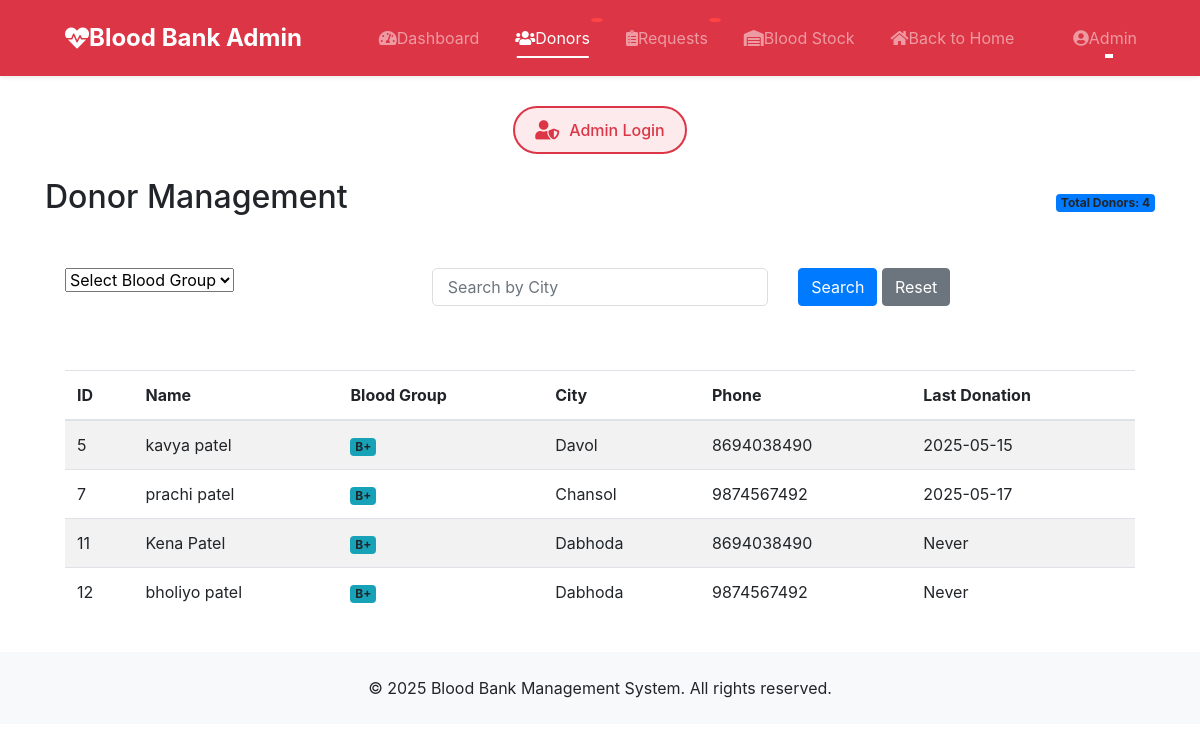
Screenshot of /admin/donors.php?blood_group=B+ (signed in) with the database file from the repository.
### tables this page shows
CREATE TABLE `donor` (
  `id` int(11) NOT NULL,
  `name` varchar(50) NOT NULL,
  `gender` varchar(50) NOT NULL,
  `email` varchar(50) NOT NULL,
  `city` varchar(50) NOT NULL,
  `last_donation_date` date DEFAULT NULL,
  `dob` varchar(20) NOT NULL,
  `phone` varchar(15) DEFAULT NULL,
  `address` text DEFAULT NULL,
  `contact_no` varchar(16) NOT NULL,
  `save_life_date` varchar(20) NOT NULL,
  `password` varchar(100) NOT NULL,
  `blood_group` varchar(5) NOT NULL,
  `created_at` timestamp NOT NULL DEFAULT current_timestamp(),
  `reset_token` varchar(255) DEFAULT NULL,
  `token_expiry` datetime DEFAULT NULL
);

### admin/donors.php (the view, shortened to what this page needs)
<?php
include 'include/header.php';
include 'include/config.php';
$where = "1=1";
if (isset($_GET['blood_group']) && !empty($_GET['blood_group'])) {
    $blood_group = mysqli_real_escape_string($connection, $_GET['blood_group']);
    $where .= " AND blood_group = '$blood_group'";
}
$per_page = 10;
$page = isset($_GET['page']) ? (int)$_GET['page'] : 1;
$start = ($page - 1) * $per_page;
$total_query = "SELECT COUNT(*) as count FROM donor WHERE $where";
$total_result = mysqli_query($connection, $total_query);
$total_row = mysqli_fetch_assoc($total_result);
$total_records = $total_row['count'];
$query = "SELECT id, name, email, blood_group, gender, dob, contact_no, address, city, save_life_date FROM donor WHERE $where LIMIT $start, $per_page";
$result = mysqli_query($connection, $query);
?>
<div class="container mt-4">
    <div class="d-flex justify-content-between align-items-center mb-4">
        <h2>Donor Management</h2>
        <div class="text-end">
            <span class="badge bg-primary">Total Donors: <?php echo $total_records; ?></span>
        </div>
    </div>
    <div class="card mb-4">
        <div class="card-body">
            <form method="GET" class="row g-3">
                <div class="col-md-4">
                    <select name="blood_group" class="form-select">
                        <option value="">Select Blood Group</option>
                    </select>
                </div>
                <div class="col-md-4">
                    <input type="text" name="city" class="form-control" placeholder="Search by City">
                </div>
                <div class="col-md-4">
                    <button type="submit" class="btn btn-primary">Search</button>
                    <a href="donors.php" class="btn btn-secondary">Reset</a>
                </div>
            </form>
        </div>
    </div>
    <div class="card">
        <div class="card-body">
            <div class="table-responsive">
                <table class="table table-striped">
                    <thead>
                        <tr>
                            <th>ID</th>
                            <th>Name</th>
                            <th>Blood Group</th>
                            <th>City</th>
                            <th>Phone</th>
                            <th>Last Donation</th>
                        </tr>
                    </thead>
                    <tbody>
                        <?php while ($row = mysqli_fetch_assoc($result)) { ?>
                            <tr>
                                <td><?php echo isset($row['id']) ? htmlspecialchars($row['id'], ENT_QUOTES, 'UTF-8') : ''; ?></td>
                                <td><?php echo isset($row['name']) ? htmlspecialchars($row['name'], ENT_QUOTES, 'UTF-8') : ''; ?></td>
                                <td>
                                    <span class="badge bg-info">
                                        <?php echo isset($row['blood_group']) ? htmlspecialchars($row['blood_group'], ENT_QUOTES, 'UTF-8') : ''; ?>
                                    </span>
                                </td>
                                <td><?php echo isset($row['city']) ? htmlspecialchars($row['city'], ENT_QUOTES, 'UTF-8') : ''; ?></td>
                                <td><?php echo isset($row['contact_no']) ? htmlspecialchars($row['contact_no'], ENT_QUOTES, 'UTF-8') : ''; ?></td>
                                <td>
                                    <?php
                                    echo isset($row['save_life_date']) && $row['save_life_date'] ?
                                        htmlspecialchars(date('Y-m-d', strtotime($row['save_life_date'])), ENT_QUOTES, 'UTF-8') :
                                        'Never';
                                    ?>
                                </td>
                            </tr>
                        <?php } ?>
                    </tbody>
                </table>
            </div>
        </div>
    </div>
</div>
<?php include 'include/footer.php'; ?>

### admin/css/style.css (style rules this page uses)
.card { transition: all 0.3s ease; border: none; border-radius: 10px; }
.form-control { border-radius: 5px; border: 1px solid #ddd; padding: 10px 15px; }

### rows the page displays
donor: id "5", name "kavya patel", blood_group "B+", city "Davol", contact_no "8694038490", save_life_date "2025-05-15"
donor: id "7", name "prachi patel", blood_group "B+", city "Chansol", contact_no "9874567492", save_life_date "2025-05-17"
donor: id "11", name "Kena Patel", blood_group "B+", city "Dabhoda", contact_no "8694038490", save_life_date "Never"
donor: id "12", name "bholiyo patel", blood_group "B+", city "Dabhoda", contact_no "9874567492", save_life_date "Never"

### other values shown
$_SESSION['admin_name'] "Admin"
$total_records "4"
